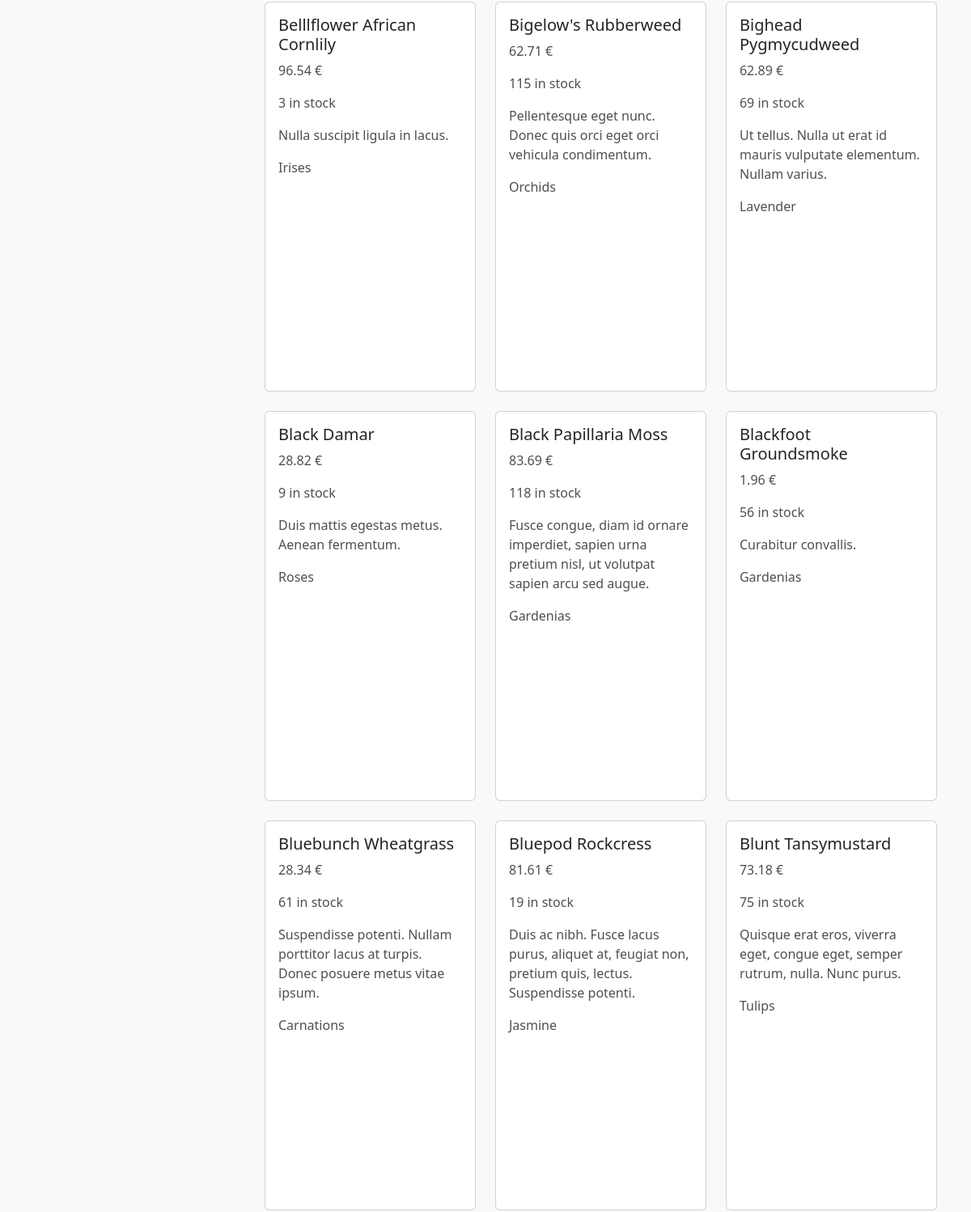
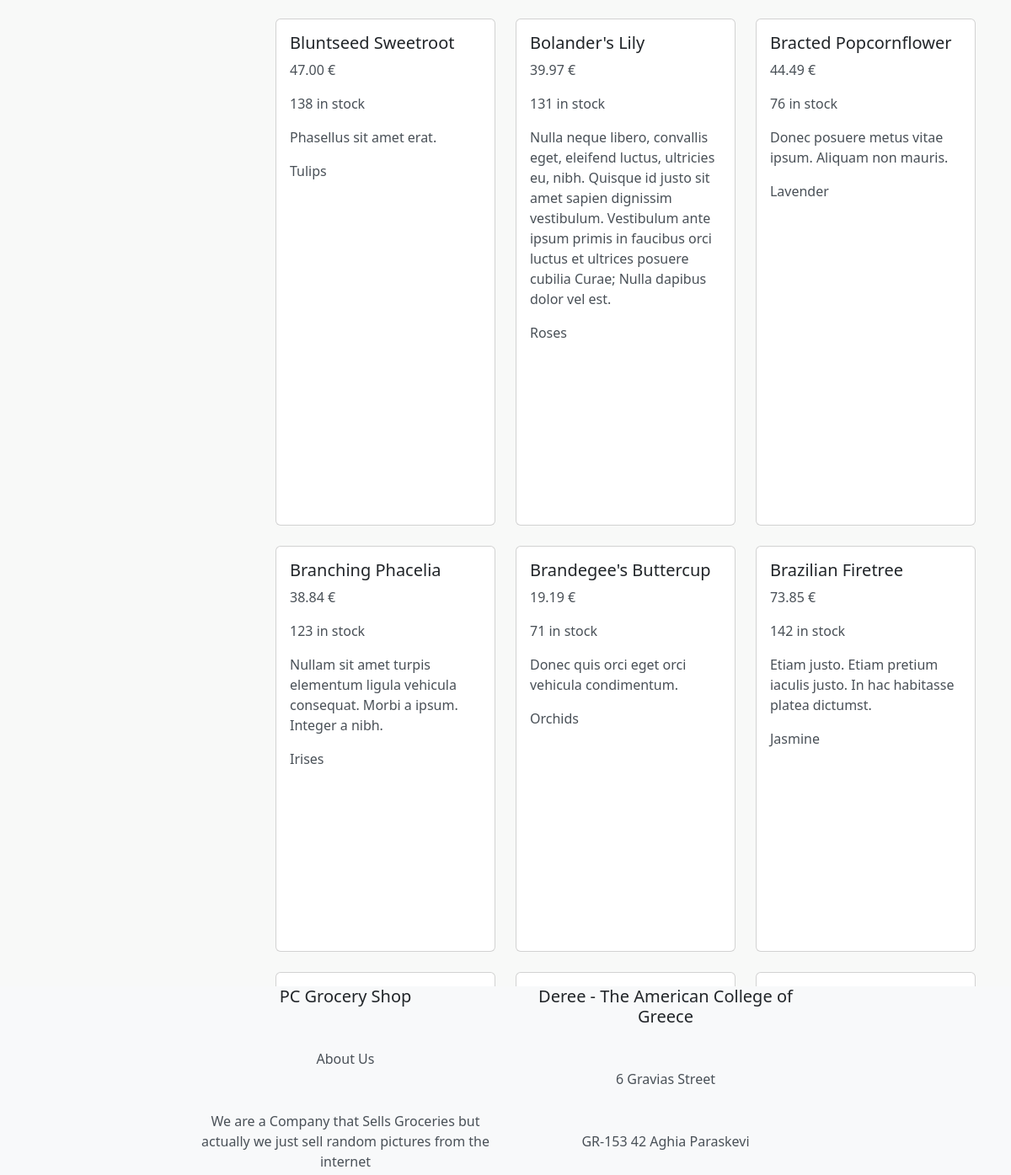
Page /?page=2 (middle part) on the earlier database version (2 pictures, top to bottom).
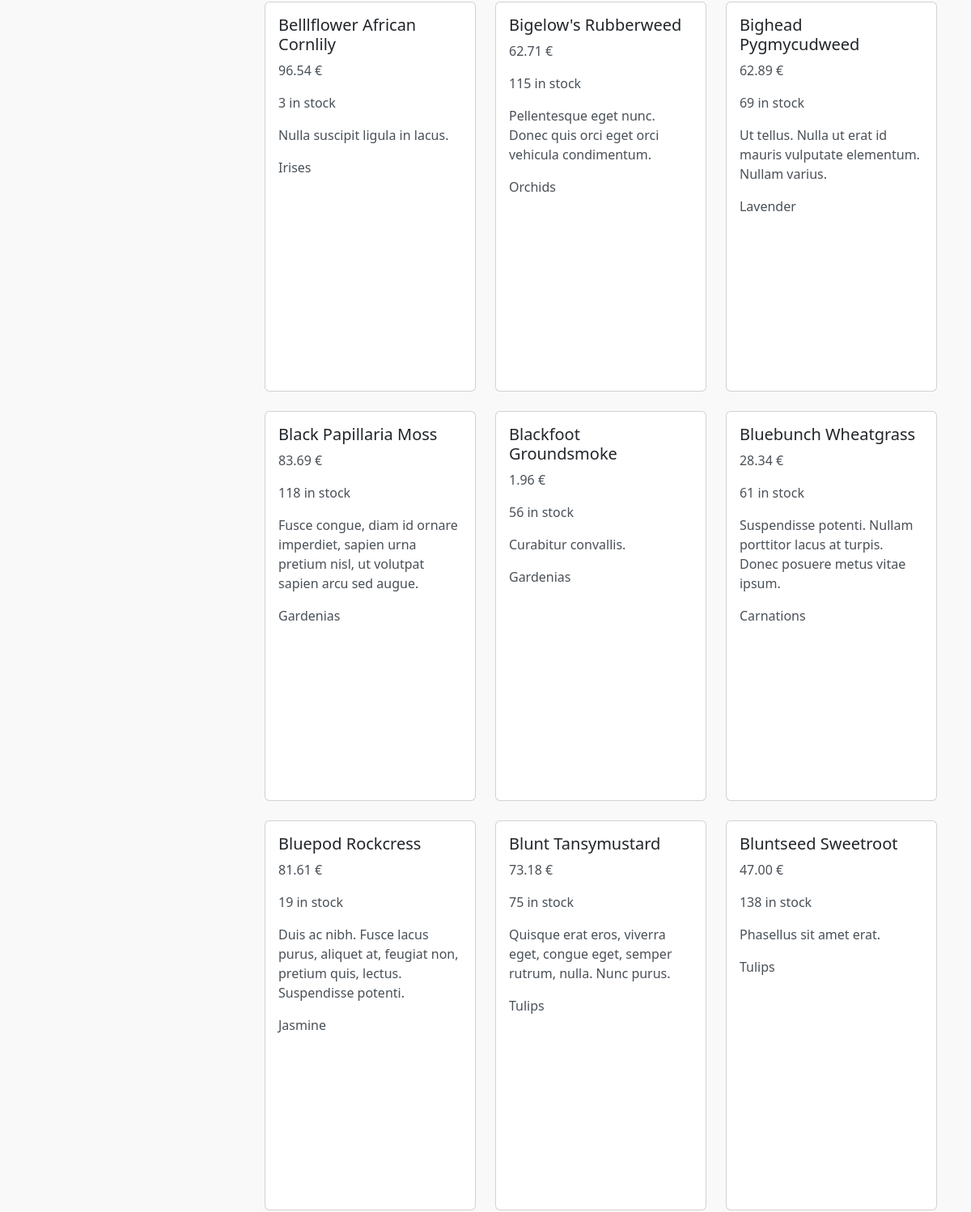
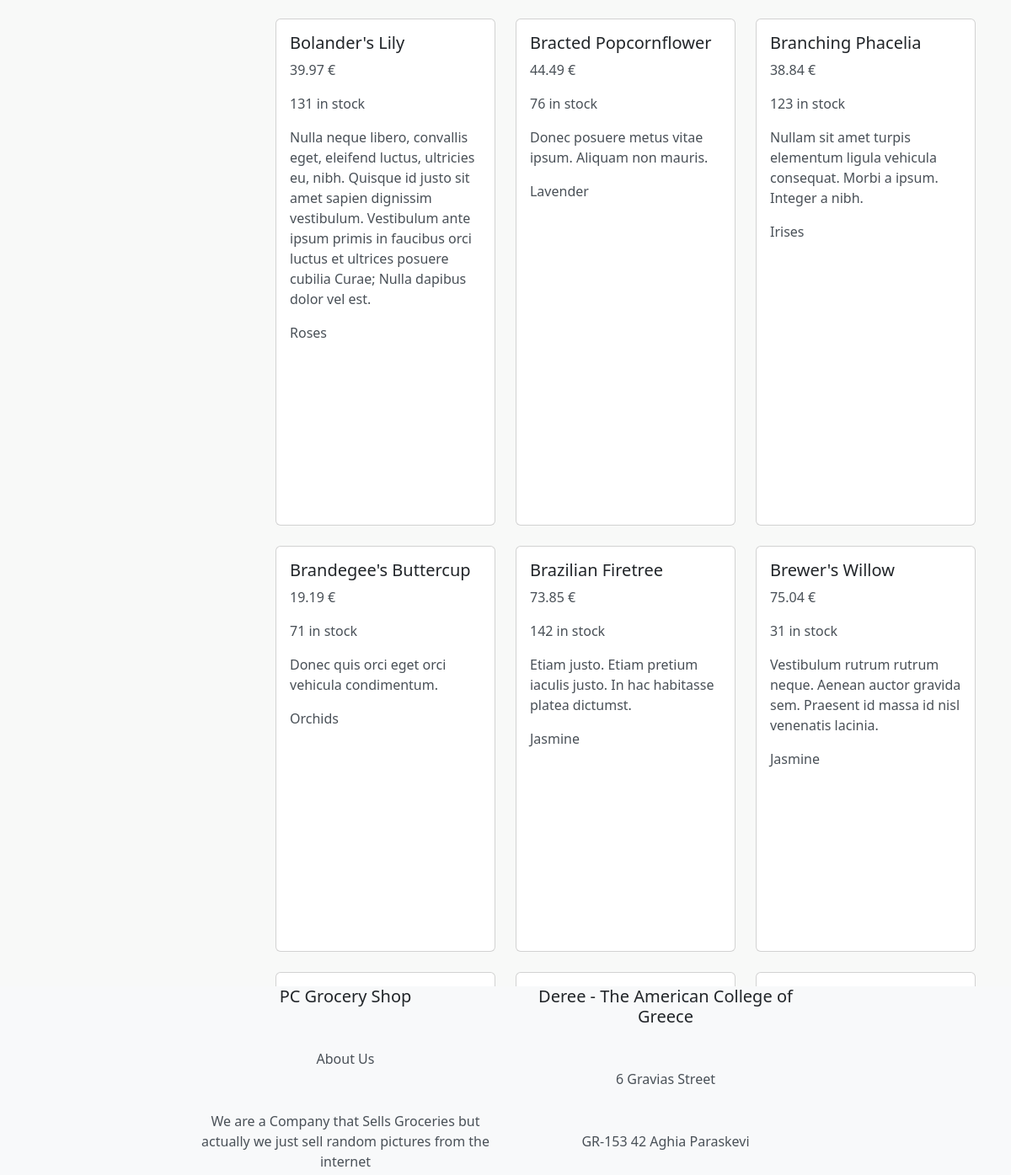
Same page on the later database version (2 pictures, top to bottom).
### store/models.py (models this page shows, shortened)
class Product(models.Model):
    title = models.CharField(max_length=255)
    slug = models.SlugField()
    image = models.ImageField(upload_to='static/media/products/', default='media/default/default.jpg')
    description = models.TextField(null=True, blank=True)
    unit_price = models.DecimalField(
        max_digits=6,
        decimal_places=2,
        validators=[MinValueValidator(1)])
    inventory = models.IntegerField(
        validators=[MinValueValidator(0)]
    )
    last_update = models.DateTimeField(auto_now=True)
    collection = models.ForeignKey(Collection, on_delete=models.PROTECT)
    promotions = models.ManyToManyField(Promotion, blank=True)
    class Meta:
        ordering = ['title']

class Collection(models.Model):
    title = models.CharField(max_length=255)
    featured_product = models.ForeignKey(
        'Product', on_delete=models.SET_NULL, null=True, related_name='+')
    def __str__(self) -> str:
        return self.title
    class Meta:
        ordering = ['title']

### store_custom/views.py (the view)
# urls.py: path('', views.product_list, name='product_list'),
def product_list(request):
    collections = Collection.objects.all()
    collection_id = request.GET.get('collection')
    query = request.GET.get('query')
    if collection_id:
        products_list = Product.objects.filter(collection_id=collection_id)
    elif query:
        products_list = Product.objects.filter(
            Q(title__icontains=query) | Q(collection__title__icontains=query)
        )
    else:
        products_list = Product.objects.all()
    paginator = Paginator(products_list, 30)
    page = request.GET.get('page')
    products_request = paginator.get_page(page)
    context = {
        'collections': collections,
        'products': products_request,
        'query': query,
    }
    return render(request, 'store_custom/products.html', context)

### store_custom/templates/store_custom/products.html (shortened to what this page needs)
{% extends 'store_custom/base.html' %}
{% load static %}
{% block content %}
    <div class="container">
        <div class="row">
            <div class="col-lg-3">
            </div>
            <div class="col-lg-9">
                <div class="row">
                    {% for product in products %}
                        <div class="col-12 col-sm-6 col-md-4 col-lg-4 mb-4">
                            <div class="card h-100">
                                <div class="card-body d-flex flex-column">
                                    <h5 class="card-title">{{ product.title }}</h5>
                                    <p class="card-text">{{ product.unit_price }} €</p>
                                    <p class="card-text">{{ product.inventory }} in stock</p>
                                    <p class="card-text">{{ product.description }}</p>
                                    <p class="card-text">{{ product.collection }}</p>
                                </div>
                            </div>
                        </div>
                    {% endfor %}
                </div>
            </div>
        </div>
    </div>
{% endblock %}

### store_custom/templates/store_custom/base.html (shortened to what this page needs)
{% load static %}
<!doctype html>
<html lang="en">
<head>
    <link href="https://cdn.jsdelivr.net/npm/bootstrap@5.3.0-alpha1/dist/css/bootstrap.min.css" rel="stylesheet">
    <link href="{% static 'css/base.css' %}" rel="stylesheet">
</head>
<body>
{% block content %}
{% endblock %}
<footer class="footer">
    <div class="container">
        <div class="row justify-content-center">
            <div class="col-md-4 text-left">
                <h5>PC Grocery Shop</h5>
                <p>About Us</p>
                <p>We are a Company that Sells Groceries but actually we just sell random pictures from the internet</p>
            </div>
            <div class="col-md-4 text-left">
                <h5>Deree - The American College of Greece</h5>
                <p>6 Gravias Street</p>
                <p>GR-153 42 Aghia Paraskevi</p>
            </div>
        </div>
    </div>
</footer>
</body>
</html>

### store_custom/static/css/base.css (style rules this page uses)
body { background-color: #f8f9f8 !important; }
.card { margin-top: 100px !important; margin-bottom: 100px !important; }
h1, h2, h3, h5, h6 { color: #212529 !important; }
p, li { color: #495057 !important; }
.footer { position: absolute !important; margin: 0 0 100px 0 !important; bottom: 0 !important; width: 100% !important; background-color: #f8f9fa !important; padding: 0 0 1000px 0; !important; text-align: center !important; color: #212529 !important; }
.footer p { margin-top: 50px !important; }

Differences in the rows shown:
no longer on this page (row edited): Product: title "Black Damar", unit_price "28.82", inventory "9", description "Duis mattis egestas metus. Aenean fermentum.", collection "Roses"
now on this page (row unchanged): Product: title "Brewer's Willow", unit_price "75.04", inventory "31", description "Vestibulum rutrum rutrum neque. Aenean auctor gravida sem. Praesent id massa id nisl venenatis lacinia.", collection "Jasmine"
